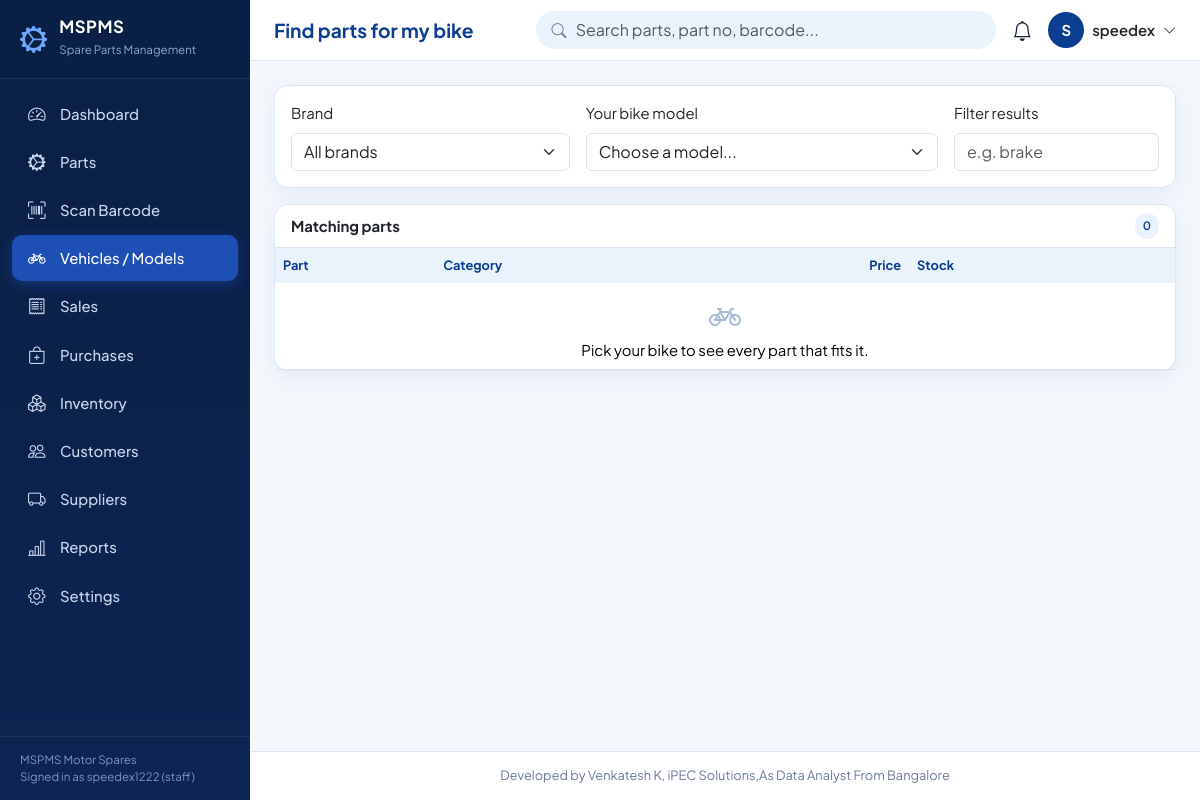
The app's page /bikes/find (signed in) with its own data.
### tables this page shows
CREATE TABLE settings (
    key   TEXT PRIMARY KEY,
    value TEXT
);

CREATE TABLE users (
    id            INTEGER PRIMARY KEY AUTOINCREMENT,
    username      TEXT NOT NULL UNIQUE COLLATE NOCASE CHECK (length(username) >= 3),
    password_hash TEXT NOT NULL,
    full_name     TEXT NOT NULL,
    email         TEXT,
    role          TEXT NOT NULL DEFAULT 'staff' CHECK (role IN ('admin','manager','staff')),
    active        INTEGER NOT NULL DEFAULT 1 CHECK (active IN (0,1)),
    created_at    TEXT NOT NULL DEFAULT (datetime('now','localtime'))
);

### app.py (the view)
@app.route("/bikes/find")
def bike_finder():
    return render_template("bike_finder.html", bikes=qall("""SELECT bm.id, b.name brand, bm.model, bm.variant, bm.year_from, bm.year_to
                           FROM bike_models bm JOIN brands b ON b.id=bm.brand_id ORDER BY b.name, bm.model"""))

### app.py (called while the page is built)
def get_db():
    if "db" not in g:
        g.db = sqlite3.connect(DB_PATH)
        g.db.row_factory = sqlite3.Row
        g.db.execute("PRAGMA foreign_keys = ON")
    return g.db

def qall(sql, args=()):
    return get_db().execute(sql, args).fetchall()

def qone(sql, args=()):
    return get_db().execute(sql, args).fetchone()

def S(key, default=""):
    row = qone("SELECT value FROM settings WHERE key=?", (key,))
    return row["value"] if row and row["value"] is not None else default

@app.template_global()
def csrf_token():
    if "_csrf" not in session:
        session["_csrf"] = secrets.token_hex(16)
    return session["_csrf"]

@app.template_global()
def csrf_input():
    return Markup(f'<input type="hidden" name="csrf_token" value="{csrf_token()}">')

@app.before_request
def before_request():
    g.user = None
    if session.get("uid"):
        g.user = qone("SELECT * FROM users WHERE id=? AND active=1", (session["uid"],))
        if g.user is None:
            session.pop("uid", None)
    if request.endpoint in (None, "static"):
        return None
    if request.method == "POST":  # CSRF protection for every POST
        token = request.form.get("csrf_token") or request.headers.get("X-CSRF-Token") or ""
        if not session.get("_csrf") or not secrets.compare_digest(token, session["_csrf"]):
            abort(400)
    if g.user is None and request.endpoint not in ("login", "signup"):
        if request.path.startswith("/api/"):
            return jsonify(error="Login required"), 401
        return redirect(url_for("login", next=request.path if request.method == "GET" else None))
    return None

@app.context_processor
def inject_globals():
    ctx = dict(CREDIT=CREDIT, shop_name=S("shop_name", "MSPMS"))
    if g.get("user"):
        ctx["low_count"] = qone(f"SELECT COUNT(*) c FROM ({PARTS_SQL}) WHERE total_qty <= reorder_level")["c"]
        ctx["low_list"] = qall(f"{PARTS_SQL} WHERE COALESCE(t.q,0) <= p.reorder_level ORDER BY total_qty LIMIT 6")
    return ctx

### templates/bike_finder.html (shortened to what this page needs)
{% extends 'base.html' %}
{% block title %}Find parts for my bike{% endblock %}
{% block content %}
<div class="card mb-3"><div class="card-body row g-3 align-items-end">
  <div class="col-md-4"><label class="form-label">Brand</label><select class="form-select" id="fBrand"><option value="">All brands</option>
    {% for b in bikes|map(attribute='brand')|unique %}<option>{{ b }}</option>{% endfor %}</select></div>
  <div class="col-md-5"><label class="form-label">Your bike model</label><select class="form-select" id="fBike"><option value="">Choose a model...</option>
    {% for b in bikes %}<option value="{{ b.id }}" data-brand="{{ b.brand }}">{{ b.brand }} {{ b.model }} ({{ b.variant }}, {{ b.year_from }}-{{ b.year_to }})</option>{% endfor %}</select></div>
  <div class="col-md-3"><label class="form-label">Filter results</label><input class="form-control" id="fText" placeholder="e.g. brake"></div></div></div>
<div class="card"><div class="card-header">Matching parts <span class="badge-soft b-info" id="fCount">0</span></div>
  <div class="table-responsive"><table class="table table-hover"><thead><tr><th>Part</th><th>Category</th><th class="text-end">Price</th><th>Stock</th><th></th></tr></thead><tbody id="fBody">
    <tr><td colspan="5" class="empty"><i class="bi bi-bicycle"></i>Pick your bike to see every part that fits it.</td></tr></tbody></table></div></div>
{% endblock %}

### templates/base.html (shortened to what this page needs)
<!doctype html>
<html lang="en">
<head>
  <link href="https://cdn.jsdelivr.net/npm/bootstrap@5.3.3/dist/css/bootstrap.min.css" rel="stylesheet">
  <link href="https://cdn.jsdelivr.net/npm/bootstrap-icons@1.11.3/font/bootstrap-icons.min.css" rel="stylesheet">
  <link href="{{ url_for('static', filename='css/style.css') }}" rel="stylesheet">
</head>
<body>
{% set nav = [
  ('/', 'Dashboard', 'speedometer2'), ('/parts', 'Parts', 'gear-wide-connected'), ('/scan', 'Scan Barcode', 'upc-scan'),
  ('/bikes', 'Vehicles / Models', 'bicycle'), ('/sales', 'Sales', 'receipt'), ('/purchases', 'Purchases', 'bag-plus'),
  ('/inventory', 'Inventory', 'boxes'), ('/customers', 'Customers', 'people'), ('/suppliers', 'Suppliers', 'truck'),
  ('/reports', 'Reports', 'bar-chart-line'), ('/settings', 'Settings', 'gear')] %}
<aside class="sidebar" id="sidebar" aria-label="Main navigation">
  <div class="brand"><i class="bi bi-gear-wide-connected"></i><div><b>MSPMS</b><small>Spare Parts Management</small></div></div>
  <nav>
    {% for href, label, icon in nav %}
    <a href="{{ href }}" class="{{ 'active' if (request.path == '/' if href == '/' else request.path.startswith(href)) }}"><i class="bi bi-{{ icon }}"></i>{{ label }}</a>
    {% endfor %}
  </nav>
  <div class="side-foot">{{ shop_name }}<br>Signed in as {{ g.user.username }} ({{ g.user.role }})</div>
</aside>
<div class="main">
  <header class="topbar no-print">
    <h1 class="page-title">{% block page_title %}{{ self.title() }}{% endblock %}</h1>
    <div class="gsearch d-none d-sm-block">
      <i class="bi bi-search"></i>
      <form action="{{ url_for('parts_list') }}" method="get" autocomplete="off">
        <input class="form-control" id="globalSearch" name="q" placeholder="Search parts, part no, barcode..." aria-label="Search parts">
      </form>
    </div>
    <div class="dropdown ms-auto ms-sm-0">
      <a href="#" class="bell" data-bs-toggle="dropdown" aria-label="Notifications"><i class="bi bi-bell"></i>
        {% if low_count %}<span class="badge rounded-pill bg-danger">{{ low_count }}</span>{% endif %}</a>
    </div>
    <div class="dropdown">
      <a href="#" class="d-flex align-items-center gap-2 text-decoration-none text-dark" data-bs-toggle="dropdown" aria-label="User menu">
        <span class="avatar">{{ g.user.full_name[:1]|upper }}</span><span class="d-none d-md-inline fw-semibold">{{ g.user.full_name }}</span><i class="bi bi-chevron-down small"></i></a>
    </div>
  </header>
  <main class="content">
    {% block content %}{% endblock %}
  </main>
  <footer class="app-footer">{{ CREDIT }}</footer>
</div>
</body>
</html>

### static/css/style.css (style rules this page uses)
:root { --navy:#0A1F44; --royal:#0B3D91; --blue:#1E4FB5; --panel:#EAF2FB; --bg:#F4F8FD; --ink:#16233b; --muted:#6b7a93; --line:#dbe5f3; --ok:#12805c; --warn:#b7791f; --bad:#c0392b; --radius:14px; --shadow:0 6px 22px rgba(11,61,145,.08); --bs-primary:#1E4FB5; --bs-primary-rgb:30,79,181; --bs-body-font-family:'Plus Jakarta Sans',system-ui,-apple-system,'Segoe UI',Roboto,sans-serif; }
body { background:var(--bg);color:var(--ink);font-size:.93rem }
a { color:var(--blue) }
.sidebar { position:fixed;inset:0 auto 0 0;width:250px;background:linear-gradient(180deg,var(--navy) 0%,#0c2552 100%);color:#c9d6ee;z-index:1040;display:flex;flex-direction:column;transition:transform .25s ease }
.sidebar .brand { display:flex;gap:.75rem;align-items:center;padding:1.15rem 1.25rem;border-bottom:1px solid rgba(255,255,255,.08);color:#fff }
.sidebar .brand i { font-size:1.7rem;color:#6ea8ff }
.sidebar .brand b { display:block;letter-spacing:.5px;font-size:1.05rem;line-height:1.1 }
.sidebar .brand small { color:#8fa6d1;font-size:.72rem }
.sidebar nav { padding:.75rem;overflow-y:auto;flex:1 }
.sidebar nav a { display:flex;align-items:center;gap:.8rem;padding:.62rem .9rem;border-radius:10px;color:#c9d6ee;text-decoration:none;margin-bottom:2px;font-weight:500 }
.sidebar nav a i { font-size:1.1rem;width:1.3rem;text-align:center }
.sidebar nav a.active { background:var(--blue);color:#fff;box-shadow:0 4px 14px rgba(30,79,181,.45) }
.sidebar .side-foot { padding:.9rem 1.25rem;font-size:.72rem;color:#7f95c0;border-top:1px solid rgba(255,255,255,.08) }
.main { margin-left:250px;min-height:100vh;display:flex;flex-direction:column }
.topbar { position:sticky;top:0;z-index:1020;background:#fff;border-bottom:1px solid var(--line);padding:.7rem 1.5rem;display:flex;align-items:center;gap:1rem }
.page-title { font-size:1.2rem;font-weight:700;margin:0;color:var(--royal);white-space:nowrap }
.gsearch { position:relative;flex:1;max-width:460px;margin-left:auto }
.gsearch input { border-radius:30px;padding-left:2.4rem;background:var(--panel);border-color:transparent }
.gsearch>i { position:absolute;left:.95rem;top:50%;transform:translateY(-50%);color:var(--muted) }
.bell { position:relative;color:var(--ink);font-size:1.25rem }
.avatar { width:36px;height:36px;border-radius:50%;background:var(--royal);color:#fff;display:inline-flex;align-items:center;justify-content:center;font-weight:700 }
.content { padding:1.5rem;flex:1 }
.app-footer { padding:.9rem 1.5rem;text-align:center;color:var(--muted);font-size:.8rem;border-top:1px solid var(--line);background:#fff }
.card { border:1px solid var(--line);border-radius:var(--radius);box-shadow:var(--shadow) }
.card-header { background:#fff;border-bottom:1px solid var(--line);font-weight:700;border-radius:var(--radius) var(--radius) 0 0!important;display:flex;align-items:center;justify-content:space-between;gap:.5rem }
.table { --bs-table-bg:transparent;margin-bottom:0 }
.table thead th { background:var(--panel);color:var(--royal);font-weight:700;font-size:.8rem;border-bottom:0;white-space:nowrap }
.table td { vertical-align:middle }
.badge-soft { padding:.38em .7em;border-radius:20px;font-weight:600;font-size:.72rem }
.b-info { background:var(--panel);color:var(--royal) }
.empty { padding:2.5rem 1rem;text-align:center;color:var(--muted) }
.empty i { font-size:2rem;display:block;color:#a9bbd8 }

### records on screen
settings: value "MSPMS Motor Spares"
users: user.username "speedex1222", user.role "staff", user "S", user.full_name "speedex"

### other values on screen
{{ label }} "Dashboard" "Parts" "Scan Barcode" "Vehicles / Models" "Sales" "Purchases" "Inventory" "Customers" "Suppliers" "Reports" "Settings"
{{ CREDIT }} "Developed by Venkatesh K, iPEC Solutions,As Data Analyst From Bangalore"
